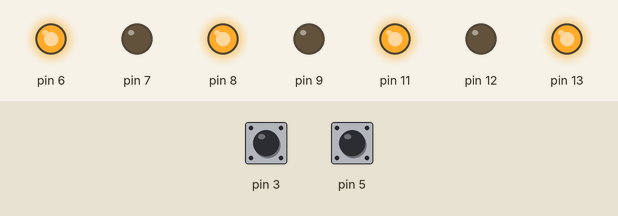
Bench run of a sketch on a simulated Arduino Uno, built with avr-gcc and run on an emulated ATmega328P. Parts: output pins drawn as LEDs (lit = HIGH). The test bench sets the inputs (shaded band); at power-on: pin 3 HIGH, pin 5 HIGH.

Above: at 1.2 s.
1.3 s: pin 3 pulled LOW for 0.15 s
At 1.37 s:
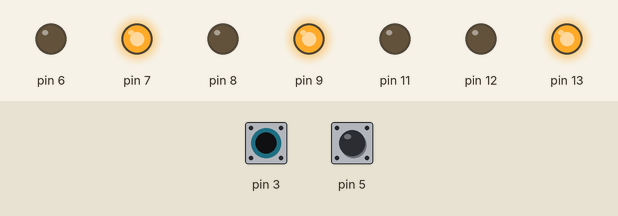
2.9 s: pin 5 pulled LOW for 0.15 s
At 2.97 s:
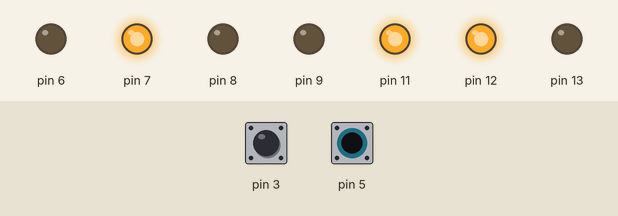
4.5 s: pin 5 pulled LOW for 3.2 s
At 8.9 s:
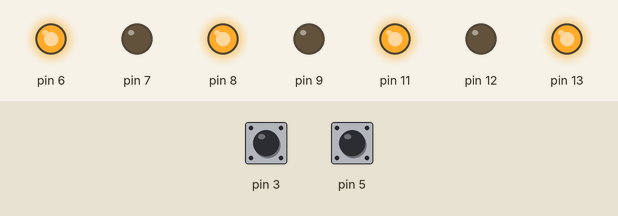
9.2 s: pin 3 pulled LOW for 3.2 s
At 10.3 s:
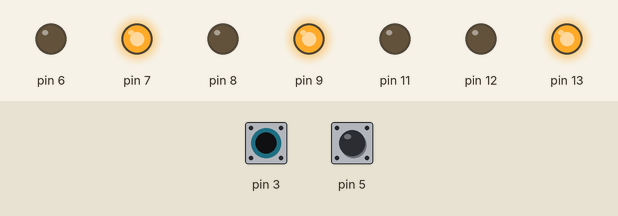
13.9 s: pin 3 driven LOW and pin 5 driven LOW
At 15.2 s:
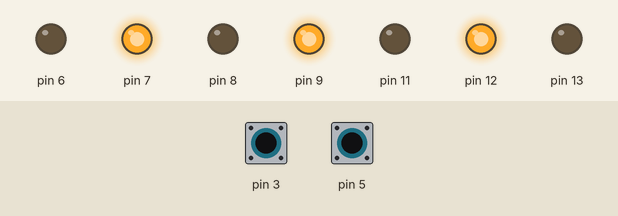
Timing chart, 0 to 16.4 s (numbered marks = the images above; inputs shaded):
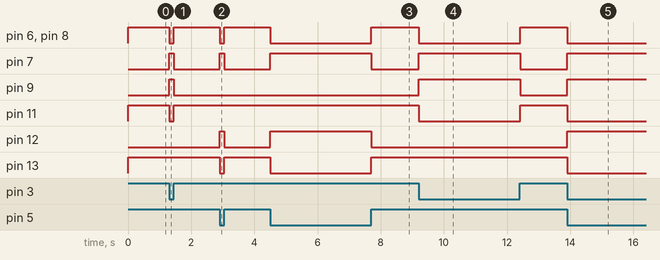

Measured:
- after the input at 1.3 s, pin 6, pin 8, pin 11: HIGH → LOW at once, → HIGH 0.15 s later; pin 7, pin 9: LOW → HIGH at once, → LOW 0.15 s later
- after the input at 2.9 s, pin 6, pin 8, pin 13: HIGH → LOW at once, → HIGH 0.15 s later; pin 7, pin 12: LOW → HIGH at once, → LOW 0.15 s later
- after the input at 4.5 s, pin 6, pin 8, pin 13: HIGH → LOW at once, → HIGH 3.2 s later; pin 7, pin 12: LOW → HIGH at once, → LOW 3.2 s later
- after the input at 9.2 s, pin 6, pin 8, pin 11: HIGH → LOW at once, → HIGH 3.2 s later; pin 7, pin 9: LOW → HIGH at once, → LOW 3.2 s later
- after the input at 13.9 s, pin 6, pin 8, pin 11, pin 13: HIGH → LOW at once; pin 7, pin 9, pin 12: LOW → HIGH at once

The sketch:

Button.ino
```cpp
#include <Button.h>

void setup() {
  Serial.begin(9600);
  pinMode(5, INPUT_PULLUP);
  pinMode(3, INPUT_PULLUP);
  pinMode(13, OUTPUT);
  pinMode(12, OUTPUT);
  pinMode(11, OUTPUT);
  pinMode(9, OUTPUT);
  pinMode(8, OUTPUT);
  pinMode(7, OUTPUT);
  pinMode(6, OUTPUT);
}

void loop() {
  int btn5 = digitalRead(5);
  digitalWrite(13, btn5);
  digitalWrite(12, !btn5);

  int btn3 = digitalRead(3);
  digitalWrite(11, btn3);
  digitalWrite(9, !btn3);

  boolean both = false;
  if (btn5 == HIGH && btn3 == HIGH) {
    both = true;
  }
  int bothOn = LOW;
  if (both) {
    bothOn = HIGH;
  }
  digitalWrite(8, bothOn);
  digitalWrite(7, !bothOn);
  digitalWrite(6, bothOn);

  delay(50);
}
```
